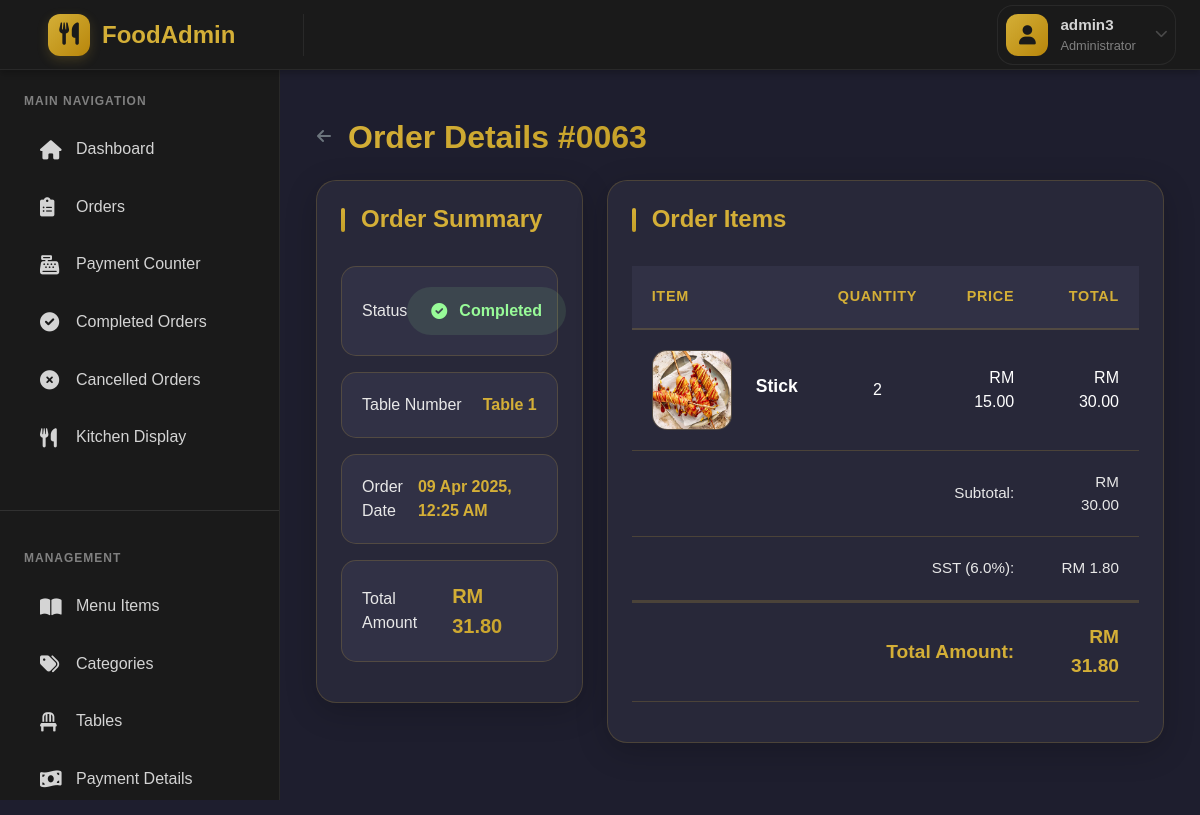
The app's page /admin/view_order.php?id=63 (signed in) with its own data.
### tables this page shows
CREATE TABLE `orders` (
  `id` int(11) NOT NULL,
  `table_id` int(11) DEFAULT NULL,
  `status` enum('pending','processing','completed','cancelled') DEFAULT 'pending',
  `total_amount` decimal(10,2) DEFAULT 0.00,
  `created_at` timestamp NULL DEFAULT current_timestamp()
);

CREATE TABLE `tables` (
  `id` int(11) NOT NULL,
  `table_number` int(11) NOT NULL,
  `status` enum('active','inactive') DEFAULT 'active',
  `created_at` timestamp NULL DEFAULT current_timestamp()
);

CREATE TABLE `order_items` (
  `id` int(11) NOT NULL,
  `order_id` int(11) DEFAULT NULL,
  `menu_item_id` int(11) DEFAULT NULL,
  `quantity` int(11) DEFAULT NULL,
  `price` decimal(10,2) DEFAULT NULL,
  `created_at` timestamp NULL DEFAULT current_timestamp(),
  `special_instructions` text DEFAULT NULL
);

CREATE TABLE `menu_items` (
  `id` int(11) NOT NULL,
  `name` varchar(255) NOT NULL,
  `description` text DEFAULT NULL,
  `price` decimal(10,2) NOT NULL,
  `category` varchar(100) DEFAULT NULL,
  `status` enum('available','unavailable') DEFAULT 'available',
  `created_at` timestamp NULL DEFAULT current_timestamp(),
  `category_id` int(11) DEFAULT NULL,
  `image_path` varchar(255) DEFAULT NULL
);

CREATE TABLE `settings` (
  `id` int(11) NOT NULL,
  `restaurant_name` varchar(255) NOT NULL DEFAULT 'My Restaurant',
  `contact_email` varchar(255) NOT NULL DEFAULT 'contact@restaurant.com',
  `opening_time` time NOT NULL DEFAULT '09:00:00',
  `closing_time` time NOT NULL DEFAULT '22:00:00',
  `last_order_time` time NOT NULL DEFAULT '21:30:00',
  `online_ordering` tinyint(1) DEFAULT 1,
  `reservations` tinyint(1) DEFAULT 1,
  `order_notifications` tinyint(1) DEFAULT 1,
  `cash_payments` tinyint(1) DEFAULT 1,
  `card_payments` tinyint(1) DEFAULT 1,
  `digital_payments` tinyint(1) DEFAULT 0,
  `tax_rate` decimal(5,2) DEFAULT 6.00,
  `tax_name` varchar(10) DEFAULT 'SST',
  `currency_symbol` varchar(10) DEFAULT 'RM',
  `currency_code` varchar(10) DEFAULT 'MYR',
  `created_at` timestamp NOT NULL DEFAULT current_timestamp(),
  `updated_at` timestamp NOT NULL DEFAULT current_timestamp() ON UPDATE current_timestamp()
);

### classes/Order.php (called while the page is built, shortened)
<?php
class Order extends Model {
    protected $conn;
    public function __construct($db) {
        $this->conn = $db;
    }
    public function getOrder($order_id) {
        try {
            $query = "SELECT o.*, t.table_number
                     FROM orders o
                     JOIN tables t ON o.table_id = t.id
                     WHERE o.id = ?";
            $stmt = $this->conn->prepare($query);
            $stmt->execute([$order_id]);
            $order = $stmt->fetch(PDO::FETCH_ASSOC);
            $query = "SELECT oi.*, mi.name, mi.image_path
                     FROM order_items oi
                     JOIN menu_items mi ON oi.menu_item_id = mi.id
                     WHERE oi.order_id = ?";
            $stmt = $this->conn->prepare($query);
            $stmt->execute([$order_id]);
            $order['items'] = $stmt->fetchAll(PDO::FETCH_ASSOC);
            return $order;
        } catch (Exception $e) {
            error_log("Error getting order: " . $e->getMessage());
            return null;
        }
    }
}
?>

### admin/view_order.php (the view, shortened to what this page needs)
<?php
require_once(__DIR__ . '/../classes/Order.php');
$database = new Database();
$db = $database->getConnection();
$orderModel = new Order($db);
$order_id = isset($_GET['id']) ? intval($_GET['id']) : 0;
$order = $orderModel->getOrder($order_id);
?>
<div class="container-fluid py-4">
    <div class="d-flex align-items-center mb-4">
        <a href="completed_orders.php" class="btn btn-link text-muted p-0 me-3">
            <i class="fas fa-arrow-left"></i>
        </a>
        <h1 class="page-title mb-0">
            Order Details #<?php echo str_pad($order_id, 4, '0', STR_PAD_LEFT); ?>
        </h1>
    </div>
    <div class="row">
        <div class="col-12 col-lg-4 mb-4">
            <div class="card order-summary">
                <div class="card-body">
                    <h5 class="card-title">Order Summary</h5>
                    <div class="summary-item">
                        <span class="label">Status</span>
                        <span class="status-badge <?php echo strtolower($order['status']); ?>">
                            <i class="fas fa-<?php echo $order['status'] === 'cancelled' ? 'times' : 'check'; ?>-circle"></i>
                            <?php echo ucfirst($order['status']); ?>
                        </span>
                    </div>
                    <div class="summary-item">
                        <span class="label">Table Number</span>
                        <span class="value">Table <?php echo htmlspecialchars($order['table_number']); ?></span>
                    </div>
                    <div class="summary-item">
                        <span class="label">Order Date</span>
                        <span class="value"><?php echo date('d M Y, h:i A', strtotime($order['created_at'])); ?></span>
                    </div>
                    <div class="summary-item">
                        <span class="label">Total Amount</span>
                        <span class="value amount">RM <?php echo number_format($order['total_amount'], 2); ?></span>
                    </div>
                </div>
            </div>
        </div>
        <div class="col-12 col-lg-8 mb-4">
            <div class="card order-items">
                <div class="card-body">
                    <h5 class="card-title">Order Items</h5>
                    <div class="table-responsive">
                        <table class="table items-table">
                            <thead>
                                <tr>
                                    <th>Item</th>
                                    <th class="text-center">Quantity</th>
                                    <th class="text-end">Price</th>
                                    <th class="text-end">Total</th>
                                </tr>
                            </thead>
                            <tbody>
                                <?php
                                $subtotal = 0;
                                foreach ($order['items'] as $item):
                                    $item_total = $item['price'] * $item['quantity'];
                                    $subtotal += $item_total;
                                ?>
                                <tr>
                                    <td>
                                        <div class="item-info">
                                            <div class="item-image">
                                                <?php if (!empty($item['image_path'])):
                                                    $image_path = str_replace('uploads/menu_items/', '', $item['image_path']);
                                                ?>
                                                <img src="../uploads/menu_items/<?php echo htmlspecialchars($image_path); ?>"
                                                     alt="<?php echo htmlspecialchars($item['name']); ?>">
                                                <?php else: ?>
                                                <i class="fas fa-utensils"></i>
                                                <?php endif; ?>
                                            </div>
                                            <div class="item-details">
                                                <div class="item-name"><?php echo htmlspecialchars($item['name']); ?></div>
                                            </div>
                                        </div>
                                    </td>
                                    <td class="text-center"><?php echo $item['quantity']; ?></td>
                                    <td class="text-end">RM <?php echo number_format($item['price'], 2); ?></td>
                                    <td class="text-end">RM <?php echo number_format($item_total, 2); ?></td>
                                </tr>
                                <?php endforeach; ?>
                            </tbody>
                            <tfoot>
                                <?php
                                $settings_query = "SELECT tax_rate FROM settings LIMIT 1";
                                $settings_stmt = $db->prepare($settings_query);
                                $settings_stmt->execute();
                                $settings = $settings_stmt->fetch(PDO::FETCH_ASSOC);
                                $tax_rate = floatval($settings['tax_rate'] ?? 9);
                                $sst_amount = $subtotal * ($tax_rate / 100);
                                $total_with_sst = $subtotal + $sst_amount;
                                ?>
                                <tr>
                                    <td colspan="3" class="text-end">Subtotal:</td>
                                    <td class="text-end">RM <?php echo number_format($subtotal, 2); ?></td>
                                </tr>
                                <tr>
                                    <td colspan="3" class="text-end">SST (<?php echo number_format($tax_rate, 1); ?>%):</td>
                                    <td class="text-end">RM <?php echo number_format($sst_amount, 2); ?></td>
                                </tr>
                                <tr>
                                    <td colspan="3" class="text-end fw-bold">Total Amount:</td>
                                    <td class="text-end fw-bold">RM <?php echo number_format($total_with_sst, 2); ?></td>
                                </tr>
                            </tfoot>
                        </table>
                    </div>
                </div>
            </div>
        </div>
    </div>
</div>
<?php
include 'includes/layout.php';
?>

### admin/includes/layout.php (style rules this page uses)
:root { --primary-color: #7C3AED; --primary-dark: #6D28D9; --primary-light: #8B5CF6; --success-color: #10B981; --warning-color: #F59E0B; --danger-color: #EF4444; --info-color: #3B82F6; --navbar-height: 70px; --sidebar-width: 280px; --body-bg: #F3F4F6; --card-bg: #FFFFFF; --text-primary: #1F2937; --text-secondary: #4B5563; --text-muted: #9CA3AF; --border-color: rgba(124, 58, 237, 0.1); }
body { min-height: 100vh; background: var(--body-bg); padding-top: var(--navbar-height); font-family: 'Inter', sans-serif; }
.card { border: none; box-shadow: 0 4px 6px rgba(0, 0, 0, 0.05); border-radius: 16px; transition: all 0.3s ease; border: 1px solid var(--border-color); }
.btn { border-radius: 12px; padding: 0.625rem 1.25rem; font-weight: 500; transition: all 0.3s ease; }
.table { border-collapse: separate; border-spacing: 0; }
.table th { background: var(--body-bg); border-bottom: 2px solid var(--border-color); color: var(--text-secondary); font-weight: 600; text-transform: uppercase; font-size: 0.75rem; letter-spacing: 0.5px; }
.table td { border-bottom: 1px solid var(--border-color); vertical-align: middle; }
.table tbody tr { transition: all 0.3s ease; }

### admin/includes/navbar.php (style rules this page uses)
:root { --navbar-bg: #1a1a1a; --card-bg: #1a1a1a; --primary-color: #d4af37; --primary-dark: #b8860b; --text-primary: #d4d4d4; --text-secondary: #808080; --text-muted: #4a4a4a; --border-color: rgba(45, 45, 45, 0.8); --danger-color: #8b0000; }

### records on screen
orders: status "Completed", table.table_number "1", created_at "09 Apr 2025, 12:25 AM", total_amount "31.80"
order_items: menu_item.image_path (picture), menu_item.name "Stick", quantity "2", price "15.00", item_total "30.00"
settings: tax_rate "6.0", tax_rate "1.80", tax_rate "31.80"

### other values on screen
$_SESSION['admin_username'] "admin3"
str_pad($order_id, 4, '0', STR_PAD_LEFT) "0063"
$subtotal "30.00"
